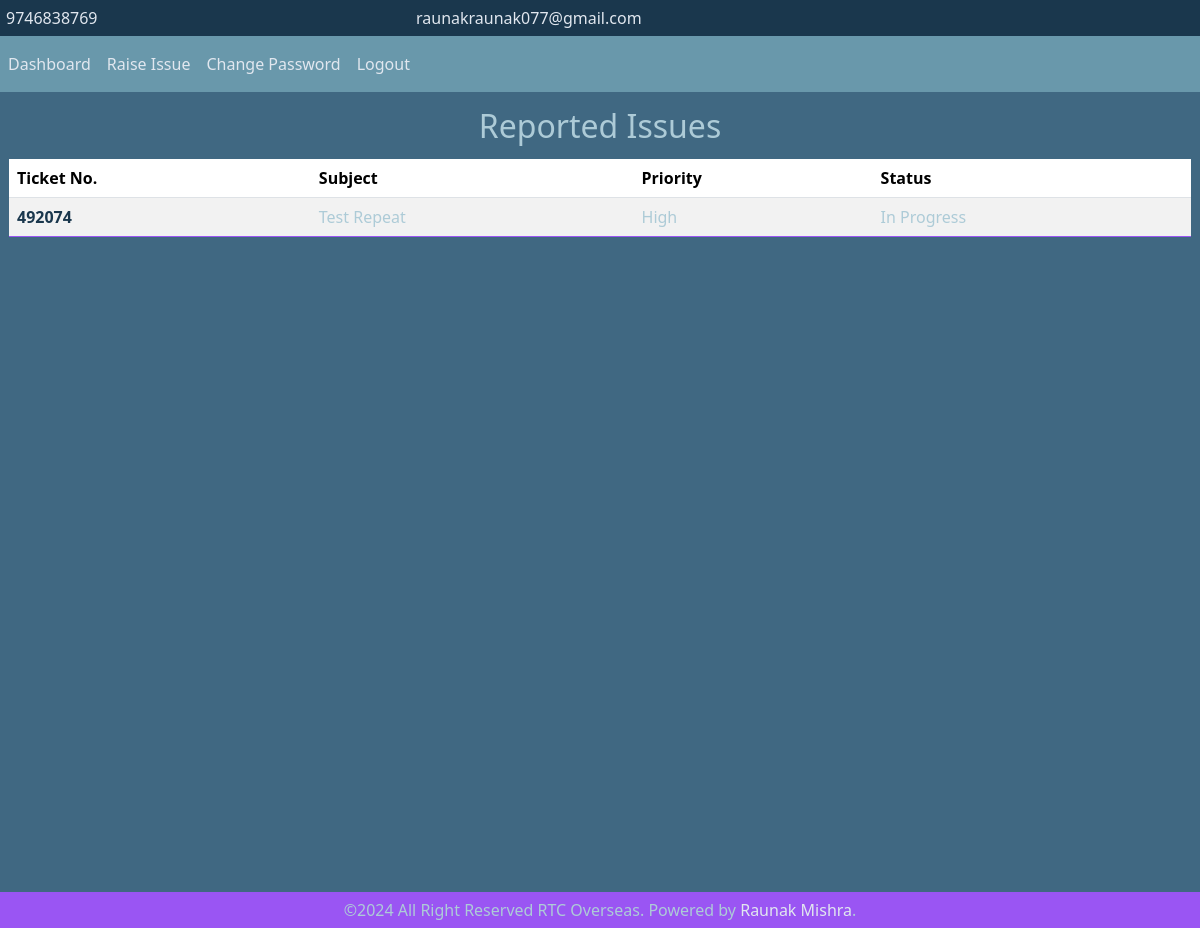
Page /progress/ (signed in) on the earlier database version.
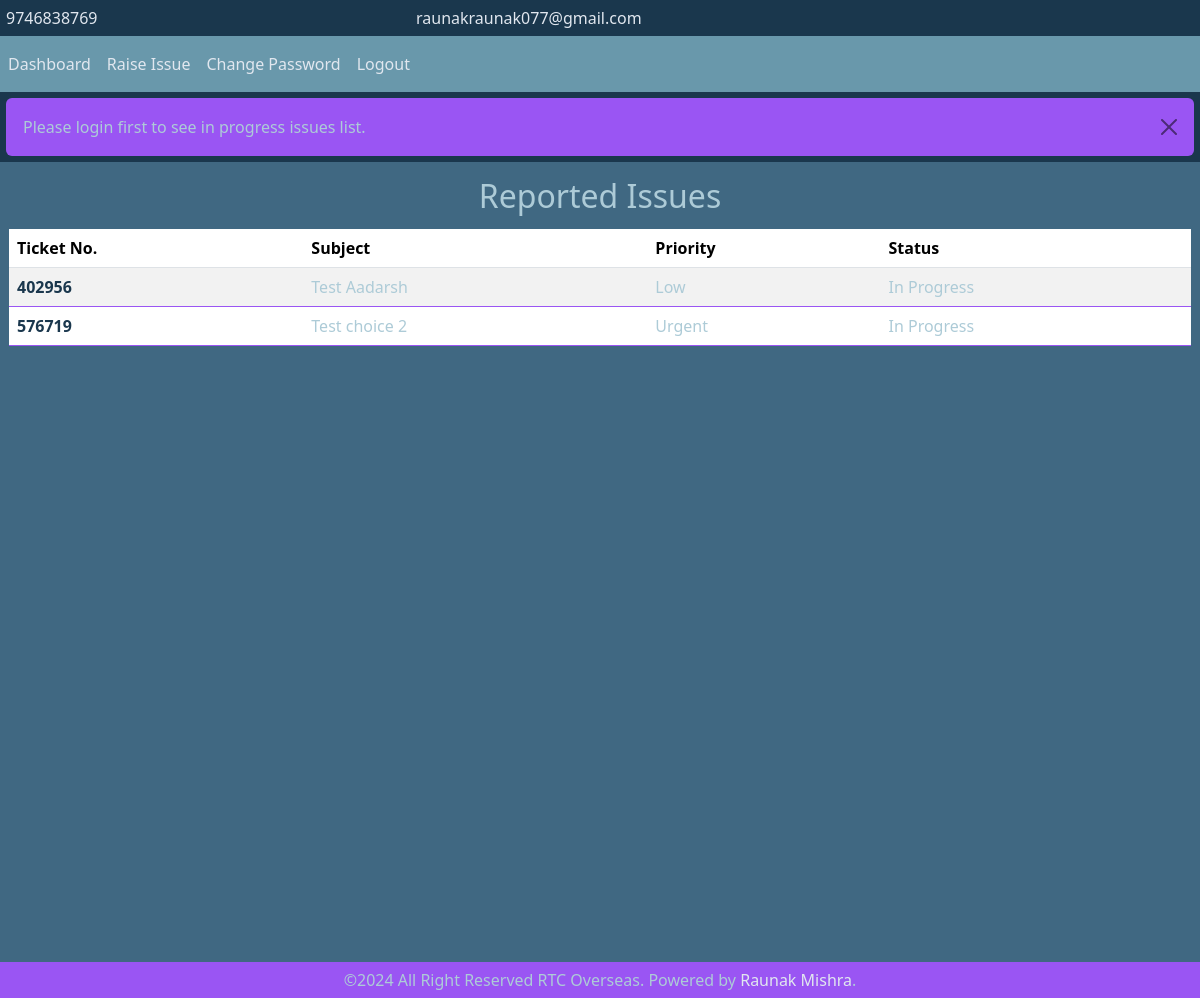
Same page on the later database version.
### tickets/models.py (models this page shows, shortened)
class ticket_model(models.Model):
    raised_by=models.EmailField('Raised By')
    subject=models.CharField('Subject',max_length=250)
    issue=models.CharField('Issue Details',max_length=500)
    priority=models.CharField('Priority',max_length=10,choices=priority_choices,null=True,blank=True)
    ticket_number=models.IntegerField('Ticket Number')
    status=models.CharField('Status',choices=status_choices,null=True,blank=True,max_length=30,default='Reported')
    created_at=models.DateTimeField('Created At',default=now_time)

### tickets/views.py (the view)
# urls.py: path('progress/', views.progress_issues, name='progress_issues'),
def progress_issues(request):
    global message
    if request.user.is_authenticated:
        progress=models.ticket_model.objects.filter(raised_by=request.user.username,status='In Progress')
        return render(request,'all_issue.html',{'global':global_details,'message':message,'issues':progress})
    else:
        message="Please login first to see in progress issues list."
        return redirect('/')

### tickets/templates/all_issue.html (shortened to what this page needs)
{% load static %}
{% load bootstrap5 %}
{% bootstrap_css %}
{% load bootstrap_icons %}
<html lang="en">
<head>
    <link href="https://maxcdn.bootstrapcdn.com/font-awesome/4.3.0/css/font-awesome.min.css" rel="stylesheet">
</head>
<body>
    {% include 'header.html' %}
    <div class="table-responsive" style="background-color: #406882; margin: 0; width: 100%; max-width: 100%; padding: 9px; min-height: 100%;">
        {% if issues.count > 0 %}
            <h2 style="color: #ADCBD7; text-align: center; padding: 6px;">Reported Issues</h2>
            <table class="table table-striped table-hover">
                <thead>
                    <tr>
                        <th scope="col">Ticket No.</th>
                        <th scope="col">Subject</th>
                        <th scope="col">Priority</th>
                        <th scope="col">Status</th>
                    </tr>
                </thead>
                <tbody>
                    {% for issue in issues %}
                        <tr>
                            <th scope="row"><a href="{% url 'issues_description' issue.ticket_number %}" style="text-decoration: none; color: #1A374D;">
                                {{ issue.ticket_number }}
                            </a></th>
                            <td>{{ issue.subject }}</td>
                            <td>{{ issue.priority }}</td>
                            <td>{{ issue.status }}</td>
                        </tr>
                    {% endfor %}
                </tbody>
            </table>
        {% else %}
            <p style="color: #ADCBD7; text-align: center;">No issues raised yet, <a href="{% url 'raise_issue' %}" style="color: #fff; text-decoration: none;">Raise one now.</a></p>
        {% endif %}
    </div>
    {% include 'footer.html' %}
</body>
</html>

### tickets/templates/header.html (shortened to what this page needs)
{% load static %}
{% load bootstrap5 %}
{% bootstrap_css %}
{% load bootstrap_icons %}
<head>
  <link rel="stylesheet" href="{% static 'css/custom.css' %}">
</head>
<div class="container" style="background-color: #1A374D; color: #e1e7ef; padding: 6px; margin-left: 0; max-width: 100%;">
    <div class="row">
        <div class="col-lg-4 col-md-12">
            <span>
                {% bs_icon 'telephone-fill' %}  {{ global.phone }}
            </span>
        </div>
        <div class="col-lg-4 col-md-12">
            <span style="margin-left: 6px;">
                {% bs_icon 'envelope-fill' %}    {{ global.email }}
            </span>
        </div>
        <div class="col-lg-4 col-md-12" style="display: flex; align-items: center; justify-content: flex-end;">
        </div>
    </div>
</div>
<nav class="navbar navbar-expand-lg navbar-dark" style="background-color: #6998AB;">
    <div class="collapse navbar-collapse" id="navbarNav">
      <ul class="navbar-nav">
        <li class="nav-item active">
          <a class="nav-link" style="color: #e1e7ef;" href="{% url 'dashboard' %}">Dashboard</a>
        </li>
        <li class="nav-item">
          <a class="nav-link" style="color: #e1e7ef;" href="{% url 'raise_issue' %}">Raise Issue</a>
        </li>
        {% if user.is_authenticated %}
          <li class="nav-item">
            <a class="nav-link" style="color: #e1e7ef;" href="{% url 'password_change' %}">Change Password</a>
          </li>
          <li class="nav-item">
            <a class="nav-link" style="color: #e1e7ef;" href="{% url 'logout' %}">Logout</a>
          </li>
        {% else %}
          <li class="nav-item">
            <a class="nav-link" style="color: #e1e7ef;" href="">Forgot Password</a>
          </li>
        {% endif %}
      </ul>
    </div>
</nav>
{% if message %}
  {% if message != '' %}
    <div id="alert_div" style="background-color: #1A374D; margin: 0; padding: 3px;">
      <div class="alert alert-dismissible fade show" style="background-color: #9A55F3; color: #adcbd7; margin: 3px;" role="alert">
        {{ message }}
        <button type="button" class="btn-close" data-bs-dismiss="alert" aria-label="Close" onclick="document.getElementById('alert_div').style.display='none'"></button>
      </div>
    </div>
  {% endif %}
{% endif %}

Differences in the rows shown:
no longer on this page (row edited): ticket_model: ticket_number "492074", subject "Test Repeat", priority "High", status "In Progress"
now on this page (row edited): ticket_model: ticket_number "402956", subject "Test Aadarsh", priority "Low", status "In Progress"
now on this page (row edited): ticket_model: ticket_number "576719", subject "Test choice 2", priority "Urgent", status "In Progress"
Other differences:
{{ message }}: (not shown) → "Please login first to see in progress issues list."
